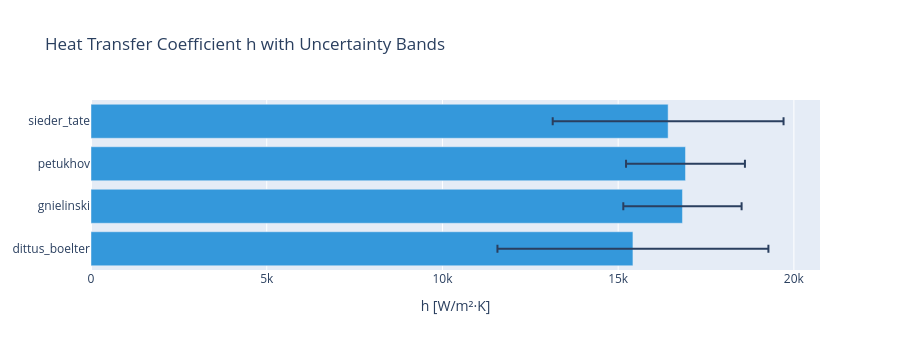

The code cell stored with this chart in its notebook:
### Markdown cell above
## Differentiator 3 — Confidence and Spread

Knowing that h = 3200 W/m²·K is only useful if you also know **how sure you are**.

htcie quantifies uncertainty in two complementary ways:

**Literature uncertainty bands** — each correlation declares the uncertainty percentage from its original validation study. This propagates directly to h_low and h_high. A correlation validated to ±10% on smooth tubes is explicitly less certain than one validated to ±5% across a wider dataset.

**Inter-method spread** — when multiple methods agree closely (relative spread < 10%), confidence is high. When they disagree significantly, the engineer should investigate further. htcie reports this explicitly rather than hiding it.

These are independent signals. High confidence requires both low literature uncertainty *and* low inter-method spread.

### Code cell
keys = [e["key"].split(".")[-1] for e in report.evaluations]
h_vals = [e["h"] for e in report.evaluations]
h_low = [e["h_low"] or e["h"] for e in report.evaluations]
h_high = [e["h_high"] or e["h"] for e in report.evaluations]

error_minus = [h - lo if lo else 0 for h, lo in zip(h_vals, h_low)]
error_plus = [hi - h if hi else 0 for h, hi in zip(h_vals, h_high)]

fig = go.Figure(
    go.Bar(
        y=keys,
        x=h_vals,
        orientation="h",
        error_x=dict(
            type="data", symmetric=False, array=error_plus, arrayminus=error_minus
        ),
        marker_color="#3498db",
    )
)
fig.update_layout(
    title="Heat Transfer Coefficient h with Uncertainty Bands",
    xaxis_title="h [W/m\u00b2\u00b7K]",
    height=350,
)
fig.show()

print(f"Confidence class: {report.confidence}")
print(f"Inter-method spread: {report.spread['relative_spread']:.1%}")

### Figure 1 — Plotly figure (JSON) as saved in the notebook; plotly's stock layout.template omitted (floating-point values rounded to 4 significant figures)
{"data": [{"error_x": {"array": [3855.0, 1683.0, 1692.0, 3284.0], "arrayminus": [3855.0, 1683.0, 1692.0, 3284.0], "symmetric": false, "type": "data"}, "marker": {"color": "#3498db"}, "orientation": "h", "type": "bar", "x": [15420.0, 16830.0, 16920.0, 16420.0], "y": ["dittus_boelter", "gnielinski", "petukhov", "sieder_tate"]}], "layout": {"height": 350, "title": {"text": "Heat Transfer Coefficient h with Uncertainty Bands"}, "xaxis": {"title": {"text": "h [W/m²·K]"}}}}
